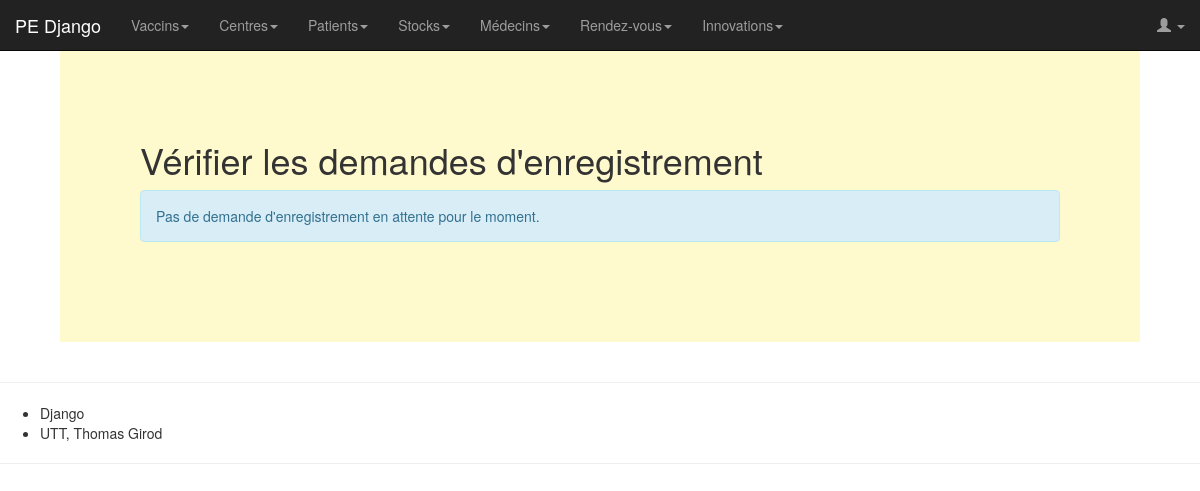
The page /medecin/check_requests/ (signed in) on the database as committed earlier.
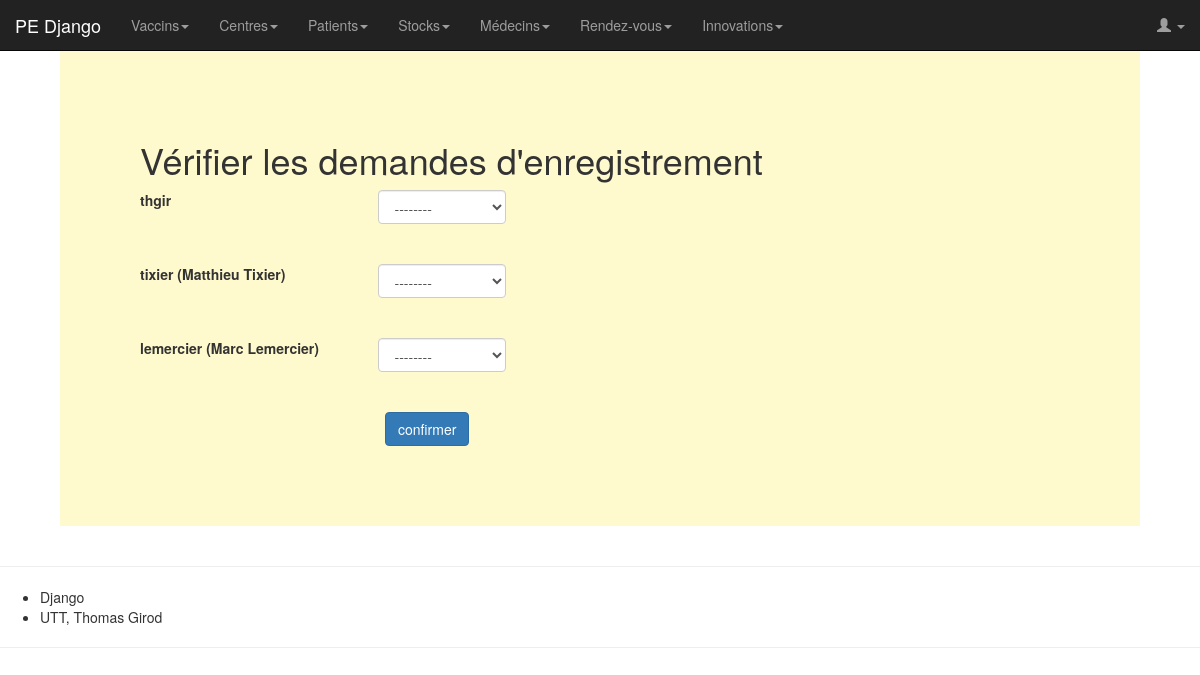
The same page on the database as committed later.
### medecin/models.py (models this page shows)
class RegistrationRequest(models.Model):
    user = models.OneToOneField(User, on_delete=models.CASCADE)
    request_hour = models.DateTimeField(auto_now=True)
    def __str__(self):
        if self.user.first_name == "" and self.user.last_name == "":
            return self.user.username
        else:
            return f'{self.user.username} ({self.user.first_name} {self.user.last_name})'

### medecin/views.py (the view)
# urls.py: path('check_requests/', views.check_requests, name='check_requests'),
@login_required
@permission_required('groups.add_medecin')
def check_requests(request):
    pending_requests = RegistrationRequest.objects.all()
    context = {'requests': pending_requests}
    return render(request, "medecin/check_requests_form.html", context)

### medecin/templates/medecin/check_requests_form.html (shortened to what this page needs)
{% extends 'base.html' %}
{% block title_page %} Vérifier les demandes d'enregistrement {% endblock %}
{% block content %}
    {% if requests %}
        <form action="{% url 'medecin:approve_requests' %}" method="post" class="form-group">
            {% for req in requests %}
                <div class="form-group row">
                    <label for="{{ req.user.id }}" class="col-sm-3 col-form-label">{{ req }}</label>
                    <div class="col-sm-2">
                        <select class="form-control" id="{{ req.user.id }}" name="id{{ req.user.id }}">
                            <option value="0">--------</option>
                        </select>
                    </div>
                </div>
            {% endfor %}
            <div class="col-sm-3"></div>
            <div class="col-sm-2">
                <input type="submit" class="btn btn-primary" value="confirmer">
            </div>
        </form>
    {% else %}
        <div class="alert alert-info" role="alert">
            Pas de demande d'enregistrement en attente pour le moment.
        </div>
    {% endif %}
{% endblock %}

Rows that differ between the two databases and show on the page:
added RegistrationRequest: user.username "thgir", user "--------"
added RegistrationRequest: user.last_name "tixier (Matthieu Tixier)", user "--------"
added RegistrationRequest: user.last_name "lemercier (Marc Lemercier)", user "--------"
Other text that changed with them:
form field value: (not shown) → "confirmer"
text no longer shown: "Pas de demande d'enregistrement en attente pour le moment."
